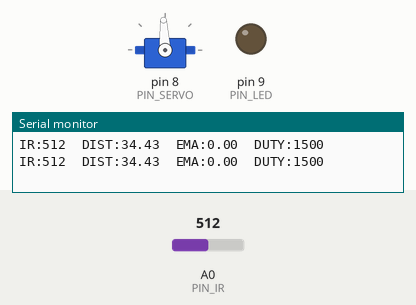
Bench run of a sketch on a simulated Arduino Uno, built with avr-gcc and run on an emulated ATmega328P. On the bench: servo, output pins drawn as LEDs (lit = HIGH), the last lines printed to the serial monitor. Inputs (shaded band) come from the test bench; at power-on: A0 (PIN_IR) = 512.

Above: at 2.8 s.
2.9 s: A0 (PIN_IR) set to 473
4.4 s: A0 (PIN_IR) set to 448
At 5.6 s:
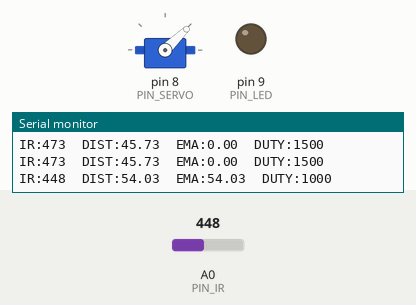
6.5 s: A0 (PIN_IR) set to 186
10.7 s: A0 (PIN_IR) set to 171
At 11.3 s:
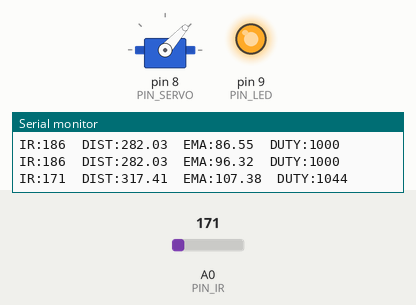
14.9 s: A0 (PIN_IR) set to 90
At 19.8 s:
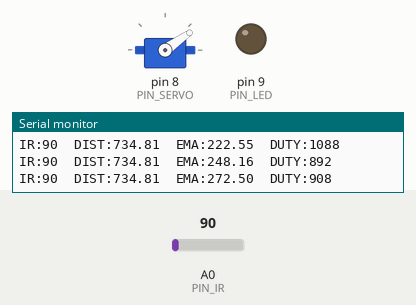
Timing chart, 0 to 20.1 s (numbered marks = the images above; inputs shaded):
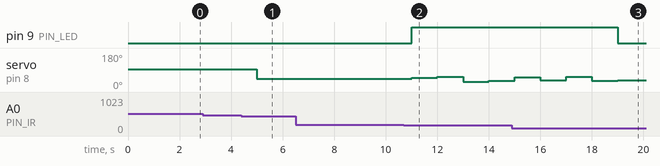

Measured:
- the behaviour switches between 460 and 459 on A0 (PIN_IR) (found by bisection; images 0 and 1)
- the behaviour switches between 178 and 177 on A0 (PIN_IR) (found by bisection; images 1 and 2)
- after the input at 4.4 s, servo on pin 8 (PIN_SERVO): 93° → 44° after 0.60 s
- after the input at 14.9 s, pin 9 (PIN_LED): HIGH → LOW after 4.1 s

The sketch:

Infrared_sensor_1.ino
```cpp
#include <Servo.h>

#define PIN_IR A0
#define PIN_SERVO 8
#define PIN_LED 9

#define INTERVAL 1000
#define ALPHA 0.05

#define DUTY_MIN 1000
#define DUTY_MAX 2000

Servo myservo;

unsigned long last_time = 0;

float dist_raw = 0;
float dist_ema = 0;

int a_value = 0;
int angle = 0;
int duty_user = 1500;

bool ema_initialized = false;

void setup() {
  Serial.begin(1000000);

  myservo.attach(PIN_SERVO);

  pinMode(PIN_LED, OUTPUT);

  myservo.writeMicroseconds(1500);
}

void loop() {

  unsigned long current_time = millis();

  if (current_time - last_time >= INTERVAL) {

    last_time = current_time;

    a_value = analogRead(PIN_IR);

    if (a_value > 9) {

      dist_raw = (6762.0 / (a_value - 9) - 4.0) * 10.0 - 60.0;

      if (dist_raw >= 50 && dist_raw <= 800) {

        if (!ema_initialized) {
          dist_ema = dist_raw;
          ema_initialized = true;
        }
        else {
          dist_ema = ALPHA * dist_raw
                   + (1.0 - ALPHA) * dist_ema;
        }
      }
    }

    if (ema_initialized) {

      if (dist_ema <= 100) {
        angle = 0;
      }
      else if (dist_ema >= 250) {
        angle = 180;
      }
      else {
        angle = (int)((dist_ema - 100.0) * 180.0 / 150.0);
      }

      duty_user = DUTY_MIN
                + (int)(angle * (DUTY_MAX - DUTY_MIN) / 180.0);

      myservo.writeMicroseconds(duty_user);

      if (dist_ema >= 100 && dist_ema <= 250) {
        digitalWrite(PIN_LED, HIGH);
      }
      else {
        digitalWrite(PIN_LED, LOW);
      }
    }
    Serial.print("IR:");
    Serial.print(a_value);

    Serial.print("\tDIST:");
    Serial.print(dist_raw);

    Serial.print("\tEMA:");
    Serial.print(dist_ema);

    Serial.print("\tDUTY:");
    Serial.println(duty_user);
  }
}
```
